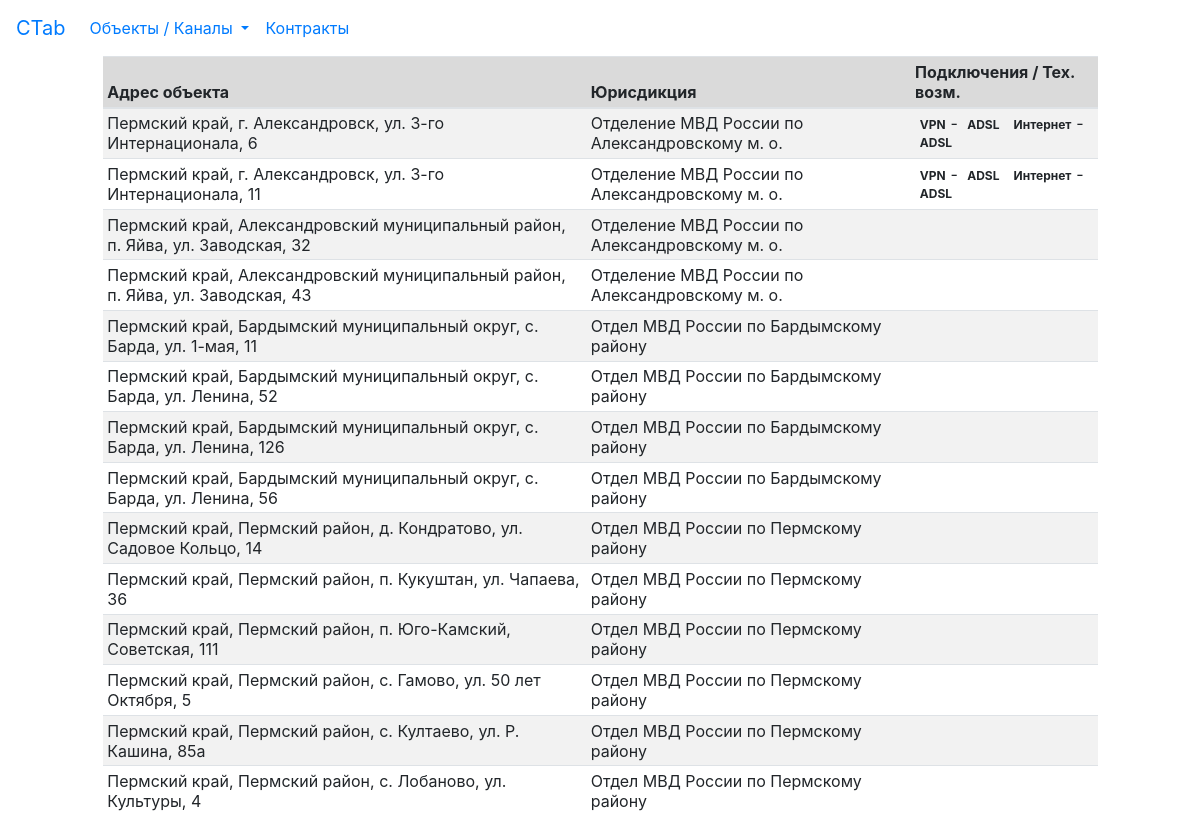
Before: / with the older database file.
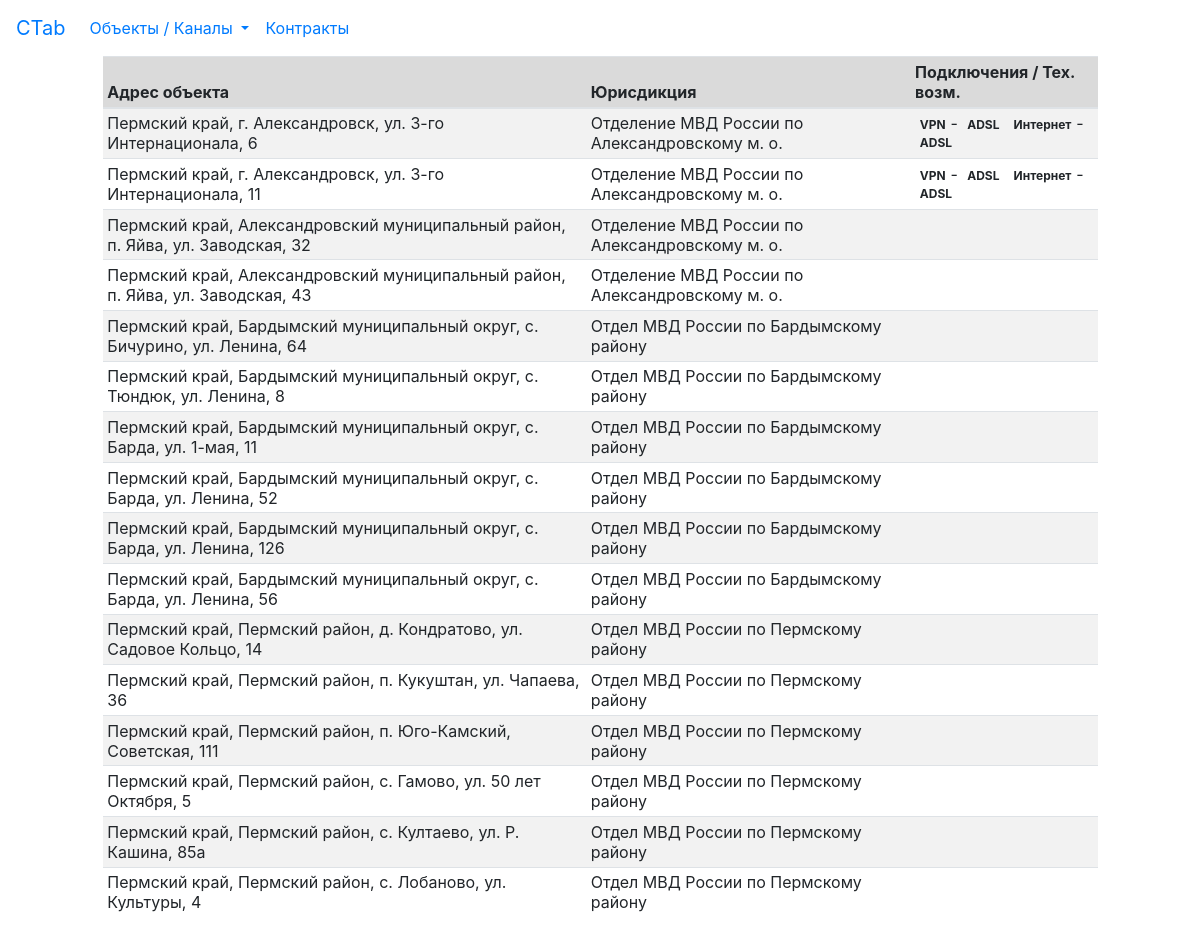
After: the same page with the newer database file.
### tables this page shows
CREATE TABLE "address" (
	"id"	INTEGER,
	"area_id"	INTEGER,
	"city"	TEXT,
	"street"	TEXT,
	"building"	TEXT,
	"region_id"	INTEGER,
	"area_owner"	INTEGER,
	PRIMARY KEY("id" AUTOINCREMENT)
);

CREATE TABLE "areas_owners" (
	"id"	INTEGER UNIQUE,
	"area_name"	TEXT UNIQUE,
	PRIMARY KEY("id" AUTOINCREMENT)
);

CREATE TABLE "technical_possibility" (
	"id"	INTEGER PRIMARY KEY AUTOINCREMENT UNIQUE,
	"service"	TEXT,
	"object_id"	INTEGER,
	"type_channel"	INTEGER,
	"type_phys_channel"	INTEGER
);

CREATE TABLE "type_phys_channel" (
	"id"	INTEGER,
	"name"	TEXT
);

### main.py (the view)
@app.route('/')
def index():
    tech_pos = tech_possible(DB)
    addresses = get_addresses(DB)
    return render_template('index.html', addresses=addresses, tech_pos=tech_pos)

### libfunc.py (called while the page is built)
def tech_possible(db: str) -> dict:
    result = {}
    connection = sqlite3.connect(db)
    cursor = connection.cursor()
    cursor.execute("""SELECT technical_possibility.object_id, technical_possibility.service, type_phys_channel.name
                    FROM
                    technical_possibility, type_phys_channel
                    WHERE
                    type_phys_channel.id = technical_possibility.type_phys_channel""")
    for id, service, type in cursor:
        if result.get(id):
            result[id].append((service, type))
        else:
            result[id] = [(service, type)]
    return result

def get_addresses(db: str) -> list:
    connection = sqlite3.connect(db)
    cursor = connection.cursor()
    cursor.execute("""SELECT region.name, areas.area_name, address.city, address.street, address.building, areas_owners.area_name,
       address.id, region.id, areas.id, areas_owners.id
       FROM
       address, areas_owners, region, areas
	   WHERE
	   areas.id = address.area_id
	   AND
	   areas_owners.id = address.area_owner
	   AND
	   region.id = address.region_id
       ORDER BY areas.area_name, address.city, address.street""")
    result = [ i for i in cursor ]
    connection.close()
    return result

### templates/index.html
{% extends 'base.html' %}
{% block content %}
<div class="row">
    <div class="col-1">
    </div>
    <div class="col">
        <table class="table table-striped table-sm">
            <thead>
                <tr class="table-active">
                    <th scope="col">Адрес объекта</th>
                    <th scope="col">Юрисдикция</th>
                    <th scope="col">Подключения / Тех. возм.</th>
                </tr>
            <thead>
            <tbody>
                {% for addr in addresses %}
                <tr title="{{ addr[-1] }}">
                    <td>{% if addr[2].startswith('г.') %}
                            {{ addr[0:1] |join(', ') }}, {{ addr[2:5] |join(', ') }}
                        {% else %}
                            {{ addr[:5] |join(', ') }}
                        {% endif %}
                    </td>
                    <td>{{ addr[5] }}</td>
                    <td class="position-relative">
                            {% for item in tech_pos[addr[6]] %}
                                <span class="badge text-bg-secondary">{{ item[0] }}</span>-
                                <span class="badge rounded-pill text-bg-light">{{ item[1] }}</span>
                            {% endfor %}
                    </td>
                </tr>
                {% endfor %}
            </tbody>
        </table>
    </div>
    <div class="col-1">
    </div>
</div>
{% endblock %}

### templates/base.html (shortened to what this page needs)
<html>
<head>
    <link rel="stylesheet" href="static/css/bootstrap.min.css">
</head>
<body>
    <div class="container-xxl">
        <nav class="navbar navbar-expand-lg">
        <a class="navbar-brand" href="/">CTab</a>
            <div class="collapse navbar-collapse" id="navbarScroll">
                <ul class="navbar-nav mr-auto my-2 my-lg-0 navbar-nav-scroll" style="max-height: 100px;">
                    <li class="nav-item dropdown">
                        <a class="nav-link dropdown-toggle" href="#" role="button" data-toggle="dropdown" aria-expanded="false">
                          Объекты / Каналы
                        </a>
                    </li>
                    <li class="nav-item">
                        <a class="nav-link" href="#">Контракты</a>
                    </li>
                </ul>
            </div>
        </nav>
    {% block content %}
    {% endblock %}
    </div>
</body>
</html>

Changed rows visible on the page:
added address: addr "Пермский край, Бардымский муниципальный округ, c. Бичурино, ул. Ленина, 64", area_name "Отдел МВД России по Бардымскому району"
added address: addr "Пермский край, Бардымский муниципальный округ, c. Тюндюк, ул. Ленина, 8", area_name "Отдел МВД России по Бардымскому району"
